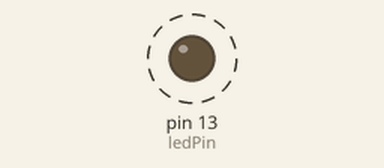
This sketch was run on a simulated Arduino Uno, built with avr-gcc and run on an emulated ATmega328P. Shown: output pins drawn as LEDs (lit = HIGH). Dashed ring = blinking.

Above: at 0.5 s.
Timing chart, 0 to 4.6 s (numbered marks = the images above):
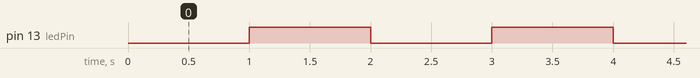

Measured:
- by itself, pin 13 (ledPin): alternates HIGH for 1.0 s and LOW for 1.0 s

The sketch:

blinkWithoutDelay.ino
```cpp
// Delays can keep your arduino from living up to it's full potential.
// They pause the brain, when it in reality could be doing other useful things!
// This code lets you blink an LED, while doing other useful things in your void loop() function.

#define ledPin 13
void setup(){
  pinMode(ledPin,OUTPUT);
}

void loop(){
  // This will blink the LED
  blinkWithoutDelay();
  // You can do other stuff while the LED is blinking!
}

const long blinkInterval=1000;
unsigned long lastBlink=0;
bool ledState=LOW;

void blinkWithoutDelay() {
if (millis()-lastBlink>=blinkInterval) {
  //save the last time you Blinked the LED
  lastBlink=millis();

  //toggle the LED state
  ledState = !ledState;
  digitalWrite(ledPin, ledState);
  }
}
```
